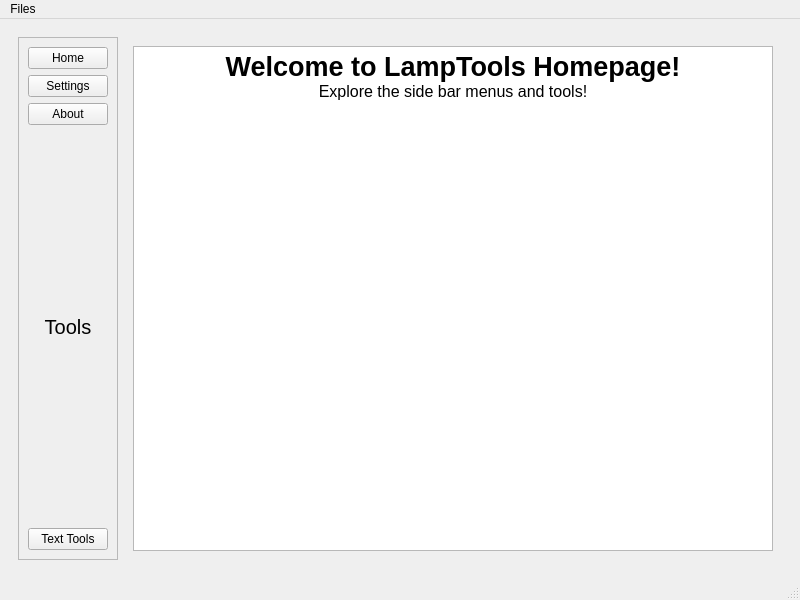
<?xml version="1.0" encoding="UTF-8"?>
<ui version="4.0">
 <class>MainWindow</class>
 <widget class="QMainWindow" name="MainWindow">
  <property name="geometry">
   <rect>
    <x>0</x>
    <y>0</y>
    <width>800</width>
    <height>600</height>
   </rect>
  </property>
  <property name="windowTitle">
   <string>MainWindow</string>
  </property>
  <widget class="QWidget" name="centralwidget">
   <layout class="QVBoxLayout" name="verticalLayout">
    <item>
     <widget class="QWidget" name="widget" native="true">
      <property name="sizePolicy">
       <sizepolicy hsizetype="Expanding" vsizetype="Expanding">
        <horstretch>0</horstretch>
        <verstretch>0</verstretch>
       </sizepolicy>
      </property>
      <layout class="QHBoxLayout" name="horizontalLayout">
       <item>
        <widget class="QFrame" name="frame">
         <property name="sizePolicy">
          <sizepolicy hsizetype="Preferred" vsizetype="Expanding">
           <horstretch>0</horstretch>
           <verstretch>0</verstretch>
          </sizepolicy>
         </property>
         <property name="frameShape">
          <enum>QFrame::Shape::StyledPanel</enum>
         </property>
         <property name="frameShadow">
          <enum>QFrame::Shadow::Raised</enum>
         </property>
         <layout class="QVBoxLayout" name="verticalLayout_2">
          <item>
           <widget class="QPushButton" name="pushButton">
            <property name="text">
             <string>Home</string>
            </property>
           </widget>
          </item>
          <item>
           <widget class="QPushButton" name="pushButton_2">
            <property name="text">
             <string>Settings</string>
            </property>
           </widget>
          </item>
          <item>
           <widget class="QPushButton" name="pushButton_4">
            <property name="text">
             <string>About</string>
            </property>
           </widget>
          </item>
          <item>
           <widget class="QLabel" name="label">
            <property name="font">
             <font>
              <pointsize>15</pointsize>
             </font>
            </property>
            <property name="layoutDirection">
             <enum>Qt::LayoutDirection::LeftToRight</enum>
            </property>
            <property name="text">
             <string>Tools</string>
            </property>
            <property name="alignment">
             <set>Qt::AlignmentFlag::AlignCenter</set>
            </property>
           </widget>
          </item>
          <item>
           <widget class="QPushButton" name="pushButton_5">
            <property name="text">
             <string>Text Tools</string>
            </property>
           </widget>
          </item>
         </layout>
        </widget>
       </item>
       <item>
        <widget class="QStackedWidget" name="stackedWidget">
         <property name="sizePolicy">
          <sizepolicy hsizetype="Expanding" vsizetype="Expanding">
           <horstretch>0</horstretch>
           <verstretch>0</verstretch>
          </sizepolicy>
         </property>
         <property name="currentIndex">
          <number>0</number>
         </property>
         <widget class="QWidget" name="HomePage">
          <property name="sizePolicy">
           <sizepolicy hsizetype="Expanding" vsizetype="Expanding">
            <horstretch>0</horstretch>
            <verstretch>0</verstretch>
           </sizepolicy>
          </property>
          <layout class="QVBoxLayout" name="homePageLayout">
           <item>
            <widget class="QTextBrowser" name="textBrowser">
             <property name="html">
              <string>&lt;!DOCTYPE HTML PUBLIC &quot;-//W3C//DTD HTML 4.0//EN&quot; &quot;http://www.w3.org/TR/REC-html40/strict.dtd&quot;&gt;
&lt;html&gt;&lt;head&gt;&lt;meta name=&quot;qrichtext&quot; content=&quot;1&quot; /&gt;&lt;meta charset=&quot;utf-8&quot; /&gt;&lt;style type=&quot;text/css&quot;&gt;
p, li { white-space: pre-wrap; }
hr { height: 1px; border-width: 0; }
li.unchecked::marker { content: &quot;\2610&quot;; }
li.checked::marker { content: &quot;\2612&quot;; }
&lt;/style&gt;&lt;/head&gt;&lt;body style=&quot; font-family:'Segoe UI'; font-size:9pt; font-weight:400; font-style:normal;&quot;&gt;
&lt;p align=&quot;center&quot; style=&quot; margin-top:0px; margin-bottom:0px; margin-left:0px; margin-right:0px; -qt-block-indent:0; text-indent:0px;&quot;&gt;&lt;span style=&quot; font-size:20pt; font-weight:700;&quot;&gt;Welcome to LampTools Homepage!&lt;/span&gt;&lt;/p&gt;
&lt;p align=&quot;center&quot; style=&quot; margin-top:0px; margin-bottom:0px; margin-left:0px; margin-right:0px; -qt-block-indent:0; text-indent:0px;&quot;&gt;&lt;span style=&quot; font-size:12pt;&quot;&gt;Explore the side bar menus and tools!&lt;/span&gt;&lt;/p&gt;&lt;/body&gt;&lt;/html&gt;</string>
             </property>
            </widget>
           </item>
          </layout>
         </widget>
         <widget class="QWidget" name="AboutPage"/>
         <widget class="QWidget" name="SettingsPage"/>
         <widget class="QWidget" name="TextToolsPage"/>
        </widget>
       </item>
      </layout>
     </widget>
    </item>
   </layout>
  </widget>
  <widget class="QMenuBar" name="menubar">
   <property name="geometry">
    <rect>
     <x>0</x>
     <y>0</y>
     <width>800</width>
     <height>33</height>
    </rect>
   </property>
   <widget class="QMenu" name="menuExit">
    <property name="title">
     <string>Files</string>
    </property>
    <addaction name="actionExit"/>
    <addaction name="actionSilly_33"/>
    <addaction name="actionLogs"/>
    <addaction name="actionSettings"/>
   </widget>
   <addaction name="menuExit"/>
  </widget>
  <widget class="QStatusBar" name="statusbar"/>
  <action name="actionFiles">
   <property name="text">
    <string>Files</string>
   </property>
  </action>
  <action name="actionExit">
   <property name="text">
    <string>Exit</string>
   </property>
  </action>
  <action name="actionSilly_33">
   <property name="text">
    <string>Silly :33</string>
   </property>
  </action>
  <action name="actionLogs">
   <property name="text">
    <string>Logs</string>
   </property>
  </action>
  <action name="actionSettings">
   <property name="text">
    <string>Settings</string>
   </property>
  </action>
 </widget>
 <resources/>
 <connections/>
</ui>
